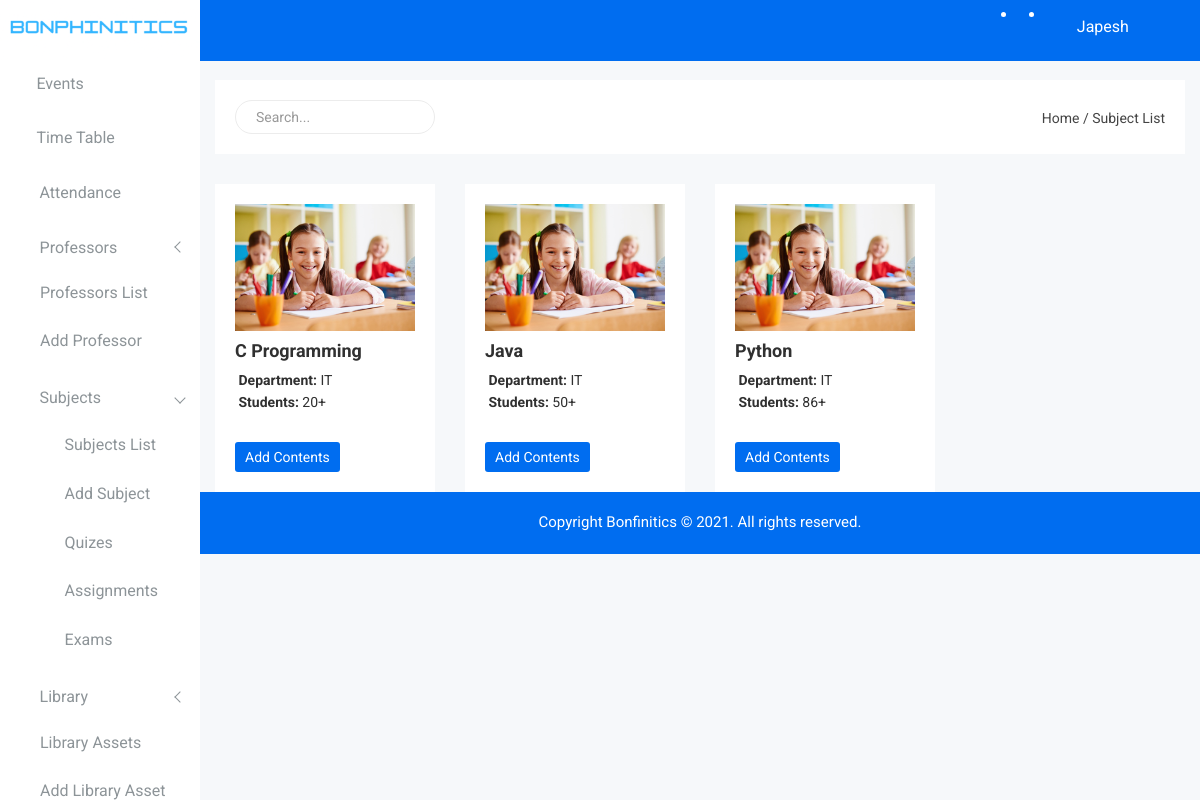
/HOD/subject-list.php (signed in), run on the app's committed database.
### tables this page shows
CREATE TABLE `user` (
  `user_id` int(10) NOT NULL,
  `first_name` varchar(100) NOT NULL,
  `last_name` varchar(100) NOT NULL,
  `email` varchar(100) NOT NULL,
  `password` varchar(250) NOT NULL,
  `role` varchar(20) NOT NULL,
  `mobile_no` varchar(15) NOT NULL,
  `user_dob` varchar(50) NOT NULL
);

CREATE TABLE `subject` (
  `subject_id` int(10) NOT NULL,
  `subject_code` int(20) NOT NULL,
  `subject_name` varchar(500) NOT NULL,
  `subject_dept` varchar(100) NOT NULL,
  `subject_semester` varchar(8) NOT NULL,
  `subject_professor` varchar(220) NOT NULL,
  `credits` int(5) NOT NULL,
  `type` varchar(20) NOT NULL,
  `subject_student` varchar(5) NOT NULL
);

### HOD/identification.php (called while the page is built, shortened)
<?php
require_once 'connection.php';
$email = $_SESSION["email"];
$password = $_SESSION["password"];
$query = "select user_id, first_name, last_name, email, password, role from user where (email='$email' and password='$password' and role='hod')";
$result = mysqli_query($conn, $query);
$row = mysqli_fetch_assoc($result);
?>

### HOD/subject-list.php (the view, shortened to what this page needs)
<?php require_once 'identification.php';?>
<!doctype html>
<html class="no-js" lang="en">
<head>
    <?php require 'top-scripts.php';?>
</head>
<body>
    <div class="left-sidebar-pro">
        <nav id="sidebar" class="">
            <div class="sidebar-header">
                <a href="index.php"><img class="main-logo" src="img/logo/logo.png" alt="" /></a>
            </div>
            <div class="left-custom-menu-adp-wrap comment-scrollbar">
                <nav class="sidebar-nav left-sidebar-menu-pro">
                    <ul class="metismenu" id="menu1">
                        <li>
                            <a title="Upcoming Events" href="index.php" aria-expanded="false"><span class="educate-icon educate-event icon-wrap sub-icon-mg" aria-hidden="true"></span> <span class="mini-click-non">Events</span></a>
                        </li>
                        <li>
                            <a title="Time Table" href="timetable.php" aria-expanded="false"><span class="educate-icon educate-event icon-wrap sub-icon-mg" aria-hidden="true"></span> <span class="mini-click-non">Time Table</span></a>
                        </li>
                        <li>
                            <a title="Attendance" href="attendance.php" aria-expanded="false"><span class="educate-icon educate-charts icon-wrap" aria-hidden="true"></span> <span class="mini-click-non">Attendance</span></a>
                        </li>
                        <li >
                            <a class="has-arrow" href="all-professors.php" aria-expanded="false"><span class="educate-icon educate-professor icon-wrap"></span> <span class="mini-click-non">Professors</span></a>
                            <ul class="submenu-angle" aria-expanded="false">
                                <li><a title="All Professors" href="professor-list.php"><span class="mini-sub-pro">Professors List</span></a></li>
                                <li><a title="Add Professor" href="add-professor.php"><span class="mini-sub-pro">Add Professor</span></a></li>
                            </ul>
                        </li>
                        <li class="active">
                            <a class="has-arrow" href="all-subject.php" aria-expanded="false"><span class="educate-icon educate-course icon-wrap"></span> <span class="mini-click-non">Subjects</span></a>
                            <ul class="submenu-angle" aria-expanded="false">
                                <li><a title="All Subject" href="subject-list.php"><span class="educate-icon educate-department icon-wrap"></span> <span class="mini-sub-pro">Subjects List</span></a></li>
                                <li><a title="Add Subjects" href="add-subject.php"><span class="educate-icon educate-department icon-wrap"></span> <span class="mini-sub-pro">Add Subject</span></a></li>
                                <li><a title="Quizes Summary" href="quizes.php" aria-expanded="false"><span class="educate-icon educate-message icon-wrap" aria-hidden="true"></span> <span class="mini-click-non">Quizes</span></a></li>
                                <li> <a title="Assignments" href="assignments.php" aria-expanded="false"><span class="educate-icon educate-message icon-wrap" aria-hidden="true"></span> <span class="mini-click-non">Assignments</span></a></li>
                                <li><a title="Exam" href="exams.php" aria-expanded="false"><span class="educate-icon educate-data-table icon-wrap"  aria-hidden="true"></span> <span class="mini-click-non">Exams</span></a></li>
                            </ul>
                        </li>
                        <li >
                            <a class="has-arrow" href="all-courses.html" aria-expanded="false"><span class="educate-icon educate-library icon-wrap"></span> <span class="mini-click-non">Library</span></a>
                            <ul class="submenu-angle" aria-expanded="false">
                                <li><a title="All Library" href="library-assets.php"><span class="mini-sub-pro">Library Assets</span></a></li>
                                <li><a title="Add Library" href="add-library-assets.php"><span class="mini-sub-pro">Add Library Asset</span></a></li>
                            </ul>
                        </li>
                    </ul>
                </nav>
            </div>
        </nav>
    </div>
    <div class="all-content-wrapper">
            <?php require 'logo.php';?>
        <div class="header-advance-area">
            <?php require 'top-nav.php';?>
            <div class="breadcome-area">
                <div class="container-fluid">
                    <div class="row">
                        <div class="col-lg-12 col-md-12 col-sm-12 col-xs-12">
                            <div class="breadcome-list single-page-breadcome">
                                <div class="row">
                                    <div class="col-lg-6 col-md-6 col-sm-6 col-xs-12">
                                        <div class="breadcome-heading">
                                            <form role="search" class="sr-input-func">
                                                <input id="search" type="text" placeholder="Search..." class="search-int form-control">
                                                <a href="#"><i class="fa fa-search"></i></a>
                                            </form>
                                        </div>
                                    </div>
                                    <div class="col-lg-6 col-md-6 col-sm-6 col-xs-12">
                                        <ul class="breadcome-menu">
                                            <li><a href="#">Home</a> <span class="bread-slash">/</span>
                                            </li>
                                            <li><span class="bread-blod">Subject List</span>
                                            </li>
                                        </ul>
                                    </div>
                                </div>
                            </div>
                        </div>
                    </div>
                </div>
            </div>
        </div>
        <div class="courses-area">
            <div class="container-fluid">
                <div class="row" id="output">
				<?php
					require_once "connection.php";
					$sub_query = "select subject_id,subject_name,subject_dept,subject_student from subject";
					$sub_query_result = mysqli_query($conn,$sub_query);
					while($row=mysqli_fetch_array($sub_query_result)){
				?>
                    <div class="col-lg-3 col-md-6 col-sm-6 col-xs-12">
                        <div class="courses-inner res-mg-b-30">
                            <div class="courses-title">
                                <a href="#"><img src="img/courses/1.jpg" alt=""></a>
                                <h2><?php echo $row['subject_name'];?></h2>
                            </div>
                            <div class="course-des">
                                <p><span><i class="fa fa-clock"></i></span> <b>Department:</b> <?php echo $row['subject_dept'];?></p>
                                <p><span><i class="fa fa-clock"></i></span> <b>Students:</b> <?php echo $row['subject_student'];?>+</p>
                            </div><br>
                            <div class="product-buttons">
                                <a href="add-subject-info.php"><button type="button" class="btn btn-custon-rounded-three btn-primary"> Add  Contents </button> </a>
                            </div>
                        </div>
                    </div>
				<?php
				}
				?>
                </div>
            </div>
        </div>
        <?php require 'footer.php';?>
    </div>
</body>
</html>

### HOD/top-nav.php (shortened to what this page needs)
<div class="header-top-area">
                <div class="container-fluid">
                    <div class="row">
                        <div class="col-lg-12 col-md-12 col-sm-12 col-xs-12">
                            <div class="header-top-wraper">
                                <div class="row">
                                    <div class="col-lg-1 col-md-0 col-sm-1 col-xs-12">
                                        <div class="menu-switcher-pro">
                                            <button type="button" id="sidebarCollapse" class="btn bar-button-pro header-drl-controller-btn btn-info navbar-btn">
													<i class="educate-icon educate-nav"></i>
												</button>
                                        </div>
                                    </div>
                                    <div class="col-lg-5 col-md-5 col-sm-12 col-xs-12">
                                        <div class="header-right-info">
                                            <ul class="nav navbar-nav mai-top-nav header-right-menu">
                                                <li class="nav-item dropdown">
                                                    <a href="#" data-toggle="dropdown" role="button" aria-expanded="false" class="nav-link dropdown-toggle"><i class="educate-icon educate-message edu-chat-pro" aria-hidden="true"></i><span class="indicator-ms"></span></a>
                                                </li>
                                                <li class="nav-item"><a href="#" data-toggle="dropdown" role="button" aria-expanded="false" class="nav-link dropdown-toggle"><i class="educate-icon educate-bell" aria-hidden="true"></i><span class="indicator-nt"></span></a>
                                                </li>
                                                <li class="nav-item">
                                                    <a href="#" data-toggle="dropdown" role="button" aria-expanded="false" class="nav-link dropdown-toggle">
															<span class="educate-icon educate-professor icon-wrap"></span> <span class="mini-click-non"><span class="admin-name"><?php echo $row['first_name'];?></span></span>
															<i class="fa fa-angle-down edu-icon edu-down-arrow"></i>
														</a>
                                                </li>
                                                <li class="nav-item nav-setting-open"><a href="#" data-toggle="dropdown" role="button" aria-expanded="false" class="nav-link dropdown-toggle"><i class="educate-icon educate-menu"></i></a>
                                                </li>
                                            </ul>
                                        </div>
                                    </div>
                                </div>
                            </div>
                        </div>
                    </div>
                </div>
            </div>

### HOD/css/main.css (style rules this page uses)
html { color: #222; font-size: 1em; line-height: 1.4; }
audio, canvas, iframe, img, svg, video { vertical-align: middle; }

### HOD/css/metisMenu/metisMenu-vertical.css (style rules this page uses)
.sidebar-nav { background: #fff; }
.sidebar-nav ul { padding: 0; margin: 0; list-style: none; background: #f5f5f5; }
.sidebar-nav .metismenu { background: #fff; display: -webkit-box; display: -ms-flexbox; display: flex; -webkit-box-orient: vertical; -webkit-box-direction: normal; -ms-flex-direction: column; flex-direction: column; }
.sidebar-nav .metismenu li + li { margin-top: 5px; }
.sidebar-nav .metismenu li:last-child { margin-bottom: 5px; }
.sidebar-nav .metismenu > li { display: -webkit-box; display: -ms-flexbox; display: flex; -webkit-box-orient: vertical; -webkit-box-direction: normal; -ms-flex-direction: column; flex-direction: column; position: relative; }
.sidebar-nav .metismenu a { position: relative; display: block; padding: 13px 15px; color: #444; outline-width: 0; transition: all .3s ease-out; font-size:16px; font-weight:400; }
.sidebar-nav .metismenu ul a { padding: 10px 15px 10px 40px; }
.sidebar-nav .metismenu li .icon-wrap { margin-right:5px; font-size:20px; color:#303030; }
.sidebar-nav .metismenu li .sub-icon-mg { margin-right:5px; font-size:16px; }

### data on the page
user: first_name "Japesh"
subject: subject_name "C Programming", subject_dept "IT", subject_student "20"
subject: subject_name "Java", subject_dept "IT", subject_student "50"
subject: subject_name "Python", subject_dept "IT", subject_student "86"
